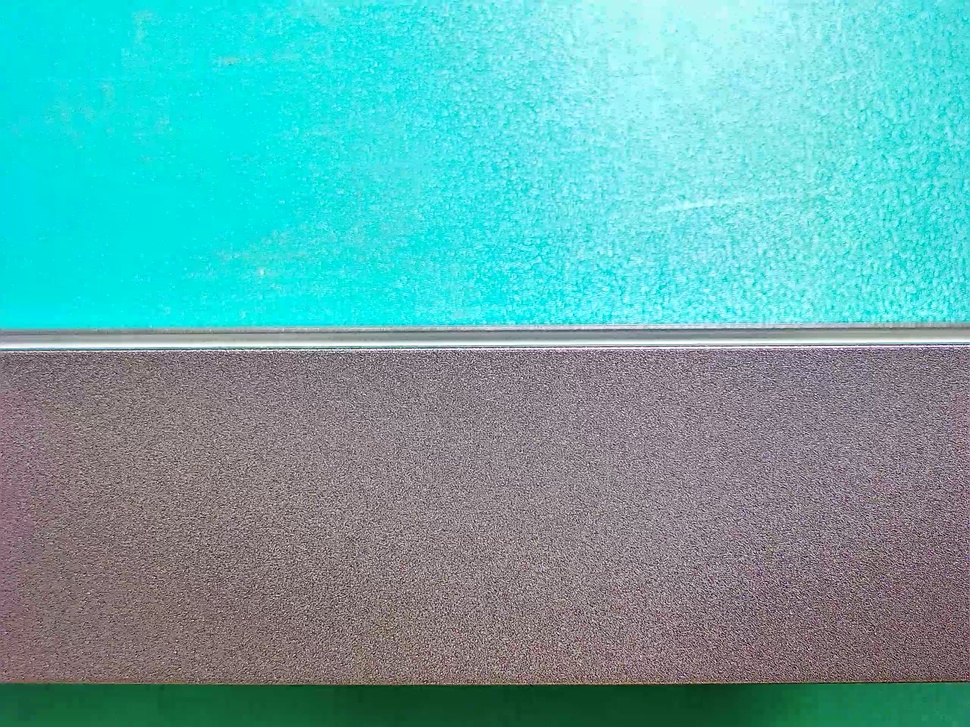
%> input picture 9-29-movingthreshtest/20180912140809.jpg, 970 x 727 px, shrunk from 2560 x 1920 before the run
$ octave --eval "mvthtest;"   (GNU Octave 9; MATLAB toolbox functions it lacks are replaced by stand-ins)
%> lines starting %> are read from the running program, lines starting %| are printed output that depends on the picture; in (x1, y1, x2, y2) boxes, pixels count from 0 and x2, y2 are one past the last pixel; in counts of white or black regions, pixels touching at a corner belong together; the program's own positions count from 1
### 9-29-movingthreshtest/tofloat.m
function[out,revertclass]=tofloat(in)
identity=@(x) x;
tosingle=@im2single;
table={'uint8', tosingle, @im2uint8
    'uint16', tosingle ,@im2uint16
    'int16', tosingle, @im2int16
    'logical', tosingle, @logical
    'double', identity, identity
    'single', identity, identity}
classIndex=find(strcmp(class(in),table(:,1)))
if isempty(classIndex)
   error('Unsupported input image class.');
end
out=table{classIndex,2}(in);
revertclass=table{classIndex,3};

### 9-29-movingthreshtest/movingthresh.m
function g=movingthresh(f,n,K)
f=tofloat(f);
[M,N]=size(f);
if(n<1) || (rem(n,1)~=0)
    error('n must be an integer >=1.')
end

if K<0 || K>1
    error('K must be a fraction in the range [0,1].')
end

f(2:2:end,:)=fliplr(f(2:2:end,:));
f=f';
f=f(:)';

maf=ones(1,n)/n;
ma=filter(maf,1,f);


g=f>K*ma;
g=reshape(g,N,M)';
g(2:2:end,:)=fliplr(g(2:2:end,:));
end

### 9-29-movingthreshtest/mvthtest.m
function mvthtest()
f=imread('20180912140809.jpg');
%> f is the input picture: size 727x970x3 uint8; mean R, G, B 98.6, 170.4, 170.9
f=rgb2gray(f);
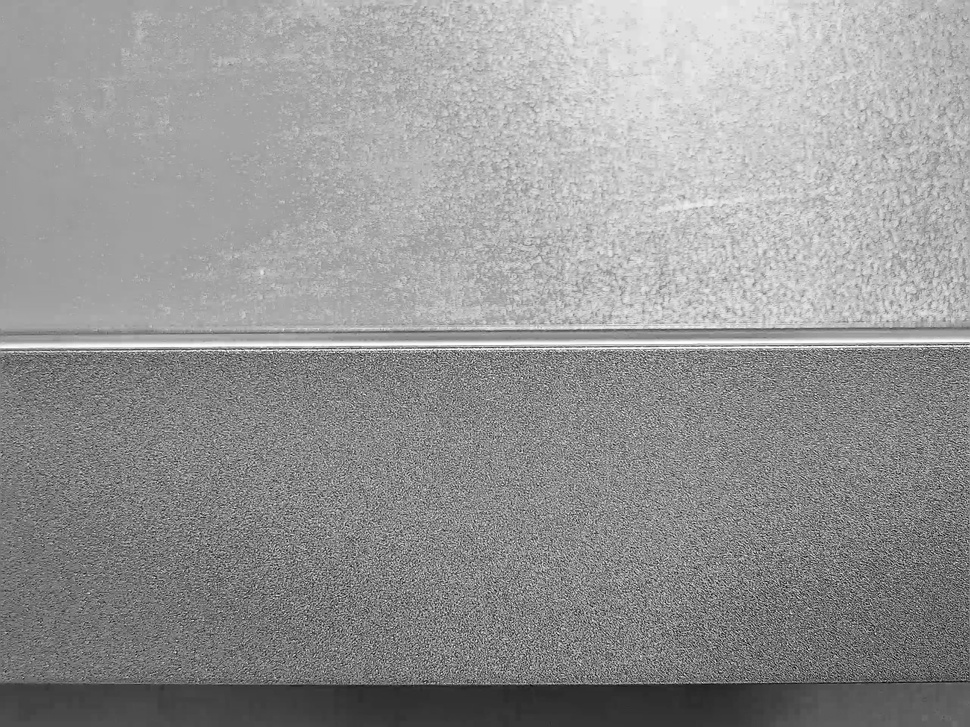
%> f: size 727x970 uint8; min 3, max 255, mean 149
T=graythresh(f);%阈值
%> T = 0.545
g1=im2bw(f,T);
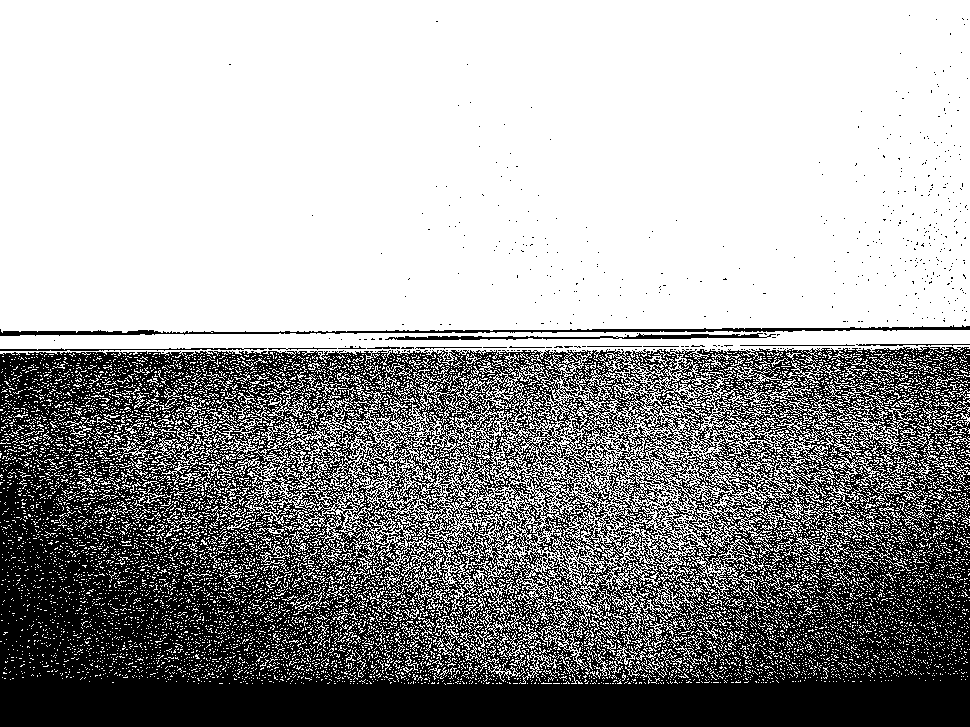
%> g1: size 727x970 logical; 62.6% white; 600 black regions (585 under 20 px), largest, box (x1, y1, x2, y2) and area: (0, 347, 970, 727) 257437, (0, 325, 970, 336) 2716, (385, 333, 776, 340) 1117

g2=movingthresh(f,20,0.5);
%> in movingthresh, `f(2:2:end,:)=fliplr(f(2:2:end,:));`:
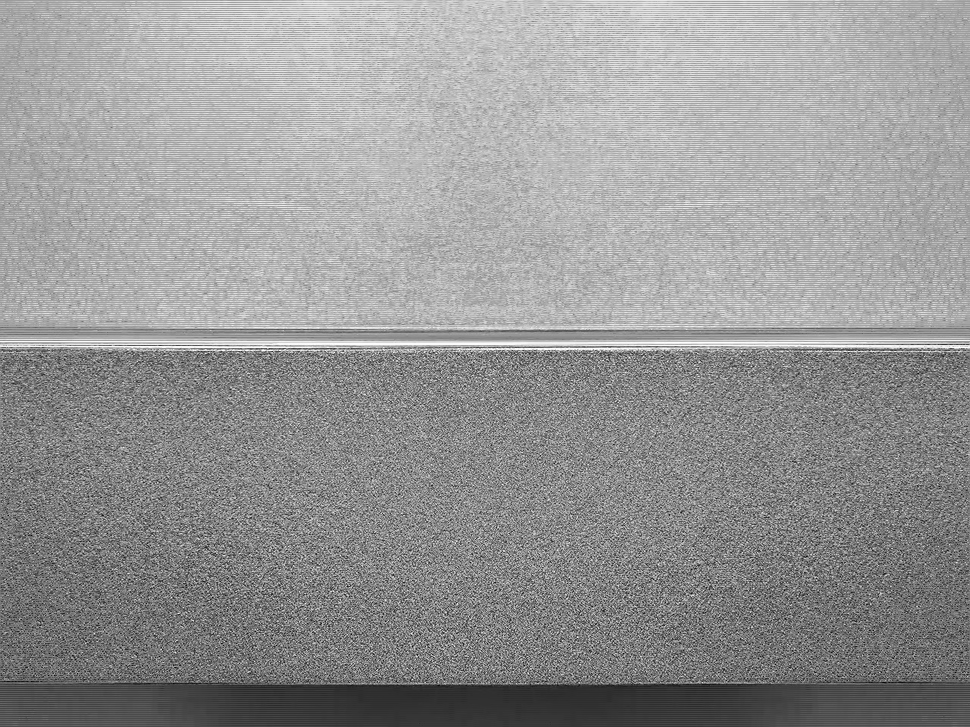
%> f: size 727x970 single; min 0.0118, max 1, mean 0.584; mean of the top-left, top-right, bottom-left and bottom-right quarters 0.704, 0.704, 0.465, 0.465
%> in movingthresh, `f=f';`:
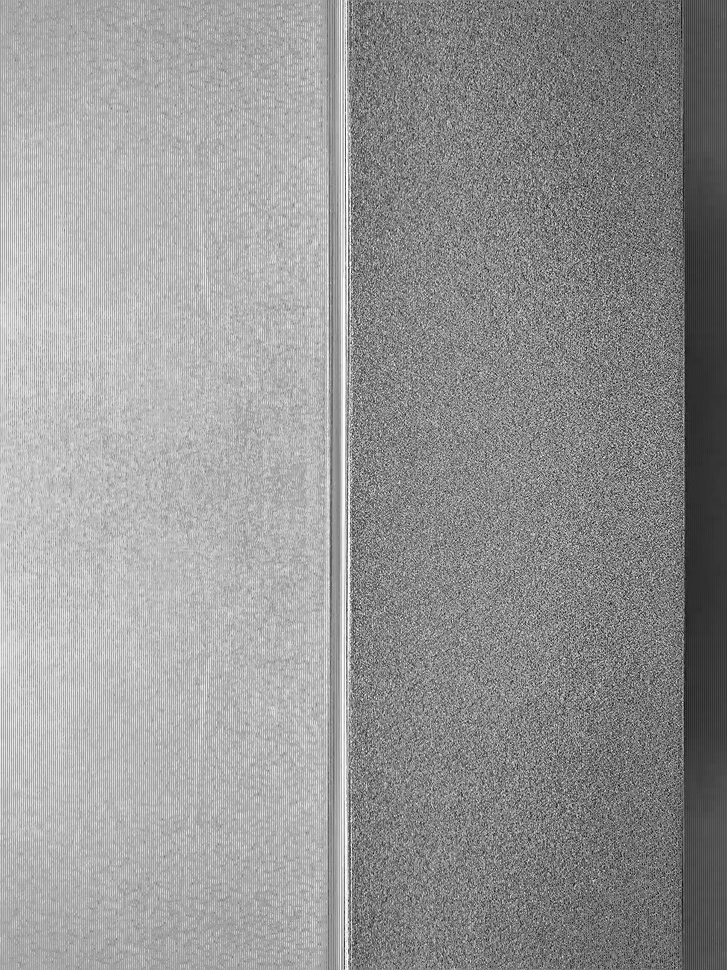
%> f: size 970x727 single; min 0.0118, max 1, mean 0.584; mean of the top-left, top-right, bottom-left and bottom-right quarters 0.704, 0.465, 0.704, 0.465
%> in movingthresh, `g=f>K*ma;`: g = 705190 logical values, 698723 true
%> in movingthresh, `g=reshape(g,N,M)';`: g: size 727x970 logical; 99.1% white; black in thin lines or dots, all inside (x1, y1, x2, y2) = (1, 347, 969, 686)
%> in movingthresh, `g(2:2:end,:)=fliplr(g(2:2:end,:));`:
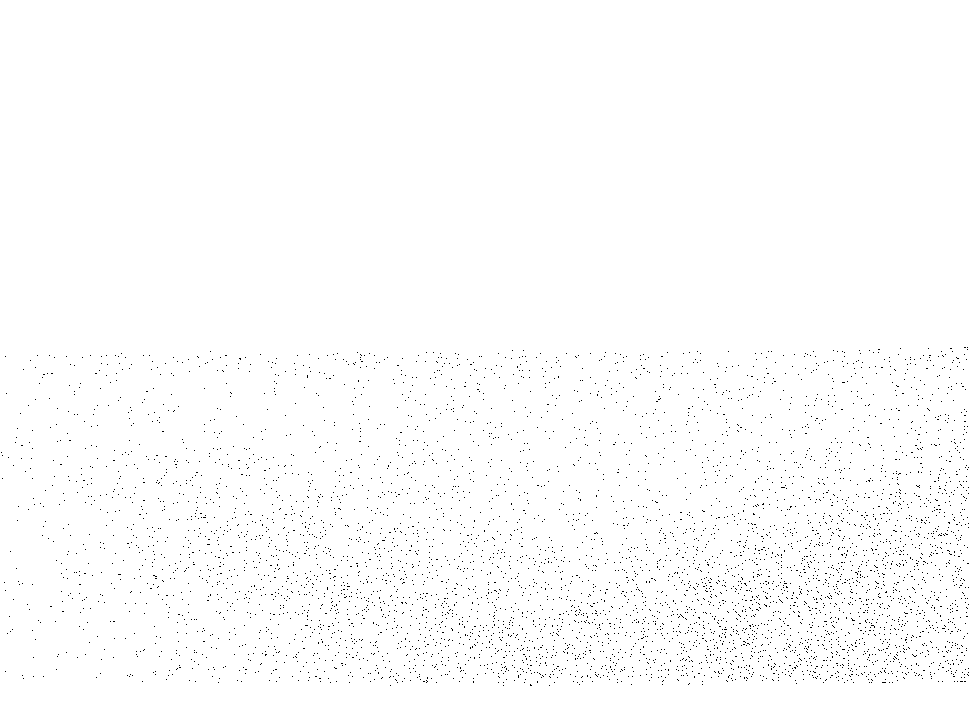
%> g: size 727x970 logical; 99.1% white; black in thin lines or dots, all inside (x1, y1, x2, y2) = (1, 347, 969, 686)
%> `mvthtest;`:
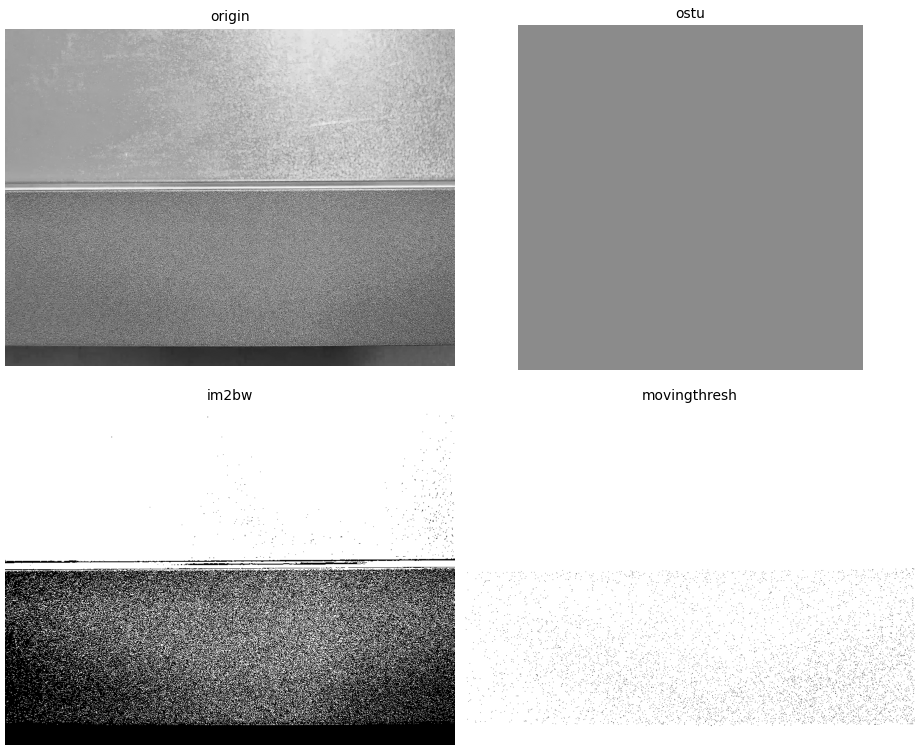
%> figure redrawn from the program's plot data, 4 panels

subplot(2,2,1),imshow(f),title('origin');
subplot(2,2,2),imshow(T),title('ostu');
subplot(2,2,3),imshow(g1),title('im2bw');
subplot(2,2,4),imshow(g2),title('movingthresh');
end

$ run again, with 9-29-movingthreshtest/20180914100100.jpg copied over 9-29-movingthreshtest/20180912140809.jpg
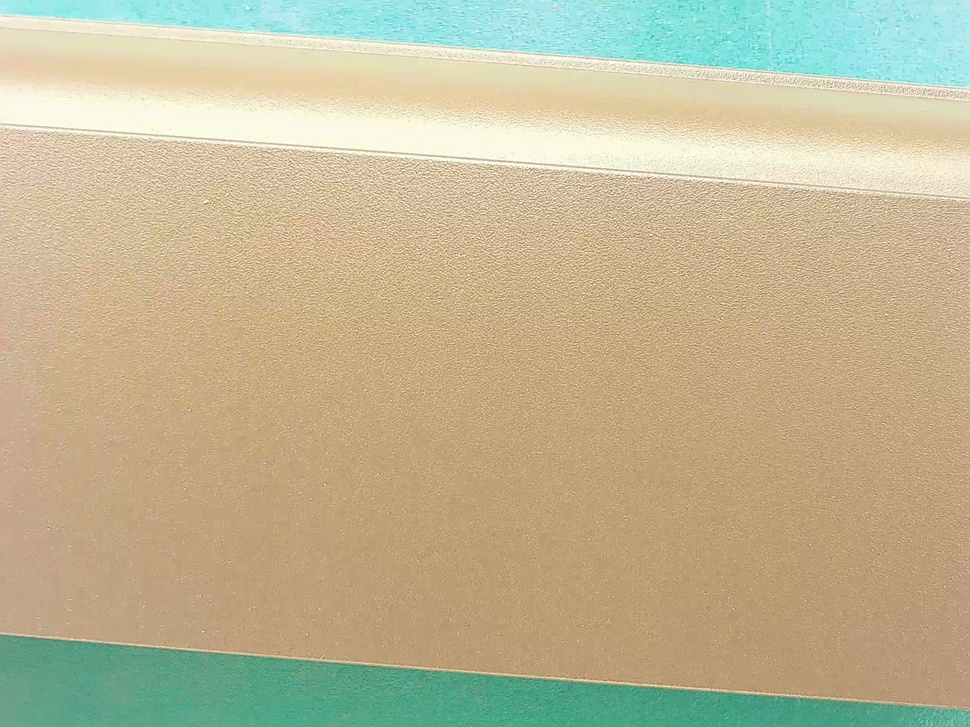
%> input picture 9-29-movingthreshtest/20180914100100.jpg, 970 x 727 px, shrunk from 2560 x 1920 before the run
%> in mvthtest, f is the input picture: size 727x970x3 uint8; mean R, G, B 192.3, 182.1, 149.4
%> T = 0.741
%> in mvthtest, `g1=im2bw(f,T);`:
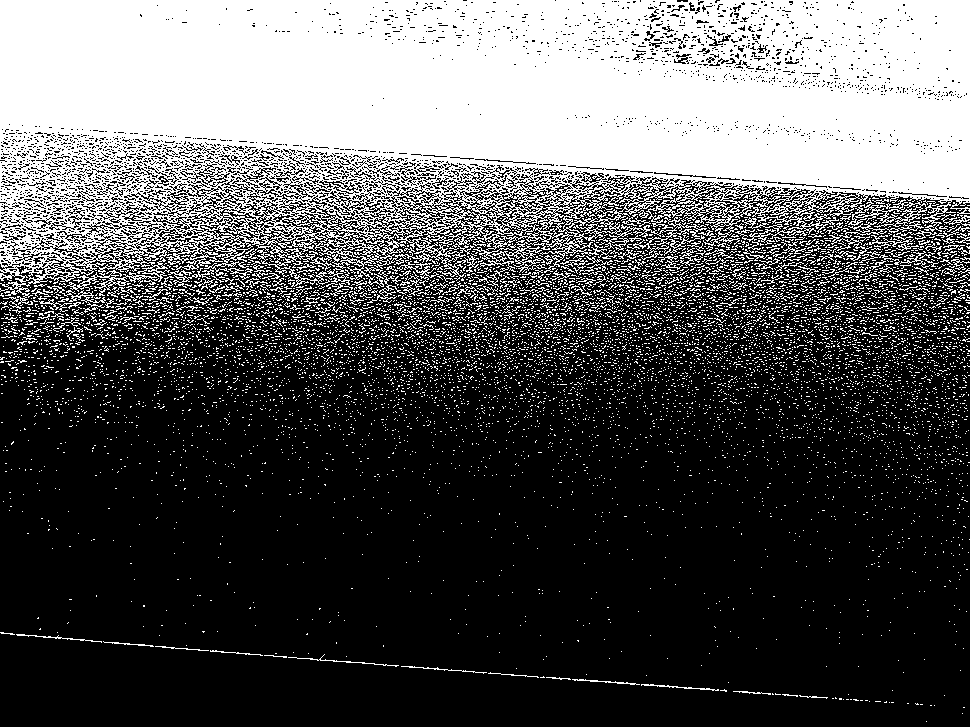
%> g1: size 727x970 logical; 33.7% white; 9029 white regions (8839 under 20 px), largest, box (x1, y1, x2, y2) and area: (0, 0, 970, 296) 205330, (473, 240, 550, 287) 743, (364, 267, 407, 303) 229
%> in movingthresh, `g=f>K*ma;`: g = 705190 logical values, 705190 true
%> `mvthtest;`:
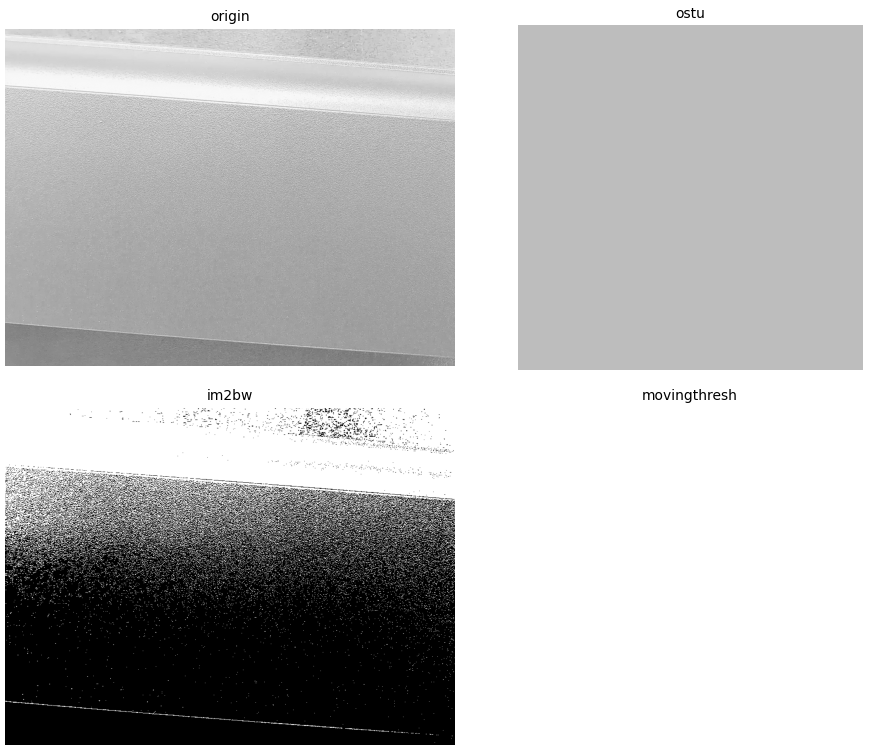
%> figure redrawn from the program's plot data, 4 panels
